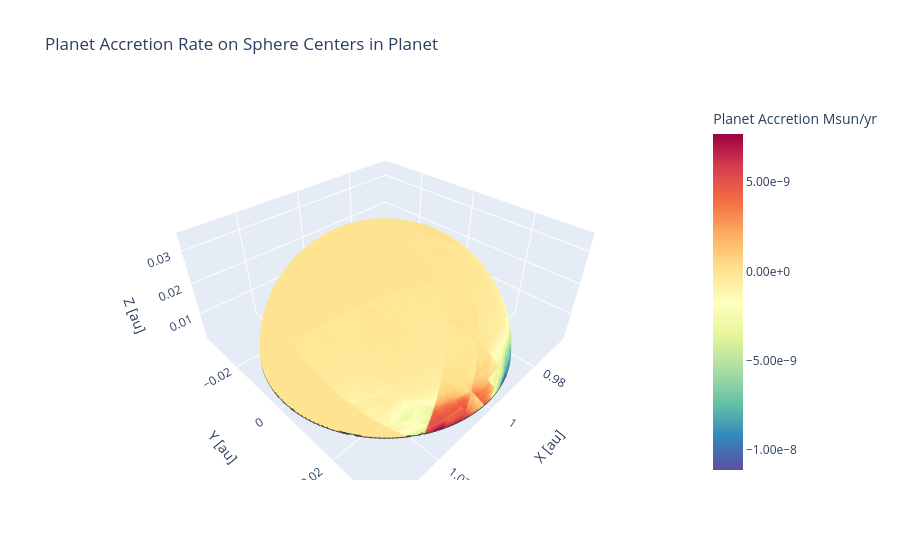

Write notebook code for a chart like this one.
### Code cell
import plotly.graph_objects as go

fig = go.Figure(data=go.Scatter3d(
    x=xcs.flatten(),
    y=ycs.flatten(),
    z=zcs.flatten(),
    mode='markers',
    marker=dict(
        size=4,
        color=M_sy,  
        colorscale='Spectral_r',
        opacity=1,
        colorbar=dict(tickformat=".2e",title='Planet Accretion Msun/yr'),
    )
))

fig.update_layout(
    scene=dict(
        xaxis_title='X [au]',
        yaxis_title='Y [au]',
        zaxis_title='Z [au]',
        aspectmode='data'
    ),
    title='Planet Accretion Rate on Sphere Centers in Planet '
)

fig.show()

### Figure 1 — Plotly figure (JSON) as saved in the notebook; plotly's stock layout.template omitted (floating-point values rounded to 4 significant figures; data arrays with more than 128 entries replaced by an {"elided": "..."} marker saying what was removed)
{"data": [{"marker": {"color": {"elided": "38628 float values"}, "colorbar": {"tickformat": ".2e", "title": {"text": "Planet Accretion Msun/yr"}}, "colorscale": [[0, "rgb(94,79,162)"], [0.1, "rgb(50,136,189)"], [0.2, "rgb(102,194,165)"], [0.3, "rgb(171,221,164)"], [0.4, "rgb(230,245,152)"], [0.5, "rgb(255,255,191)"], [0.6, "rgb(254,224,139)"], [0.7, "rgb(253,174,97)"], [0.8, "rgb(244,109,67)"], [0.9, "rgb(213,62,79)"], [1, "rgb(158,1,66)"]], "opacity": 1, "size": 4}, "mode": "markers", "type": "scatter3d", "x": {"elided": "38628 float values"}, "y": {"elided": "38628 float values"}, "z": {"elided": "38628 float values"}}], "layout": {"scene": {"aspectmode": "data", "xaxis": {"title": {"text": "X [au]"}}, "yaxis": {"title": {"text": "Y [au]"}}, "zaxis": {"title": {"text": "Z [au]"}}}, "title": {"text": "Planet Accretion Rate on Sphere Centers in Planet "}}}
